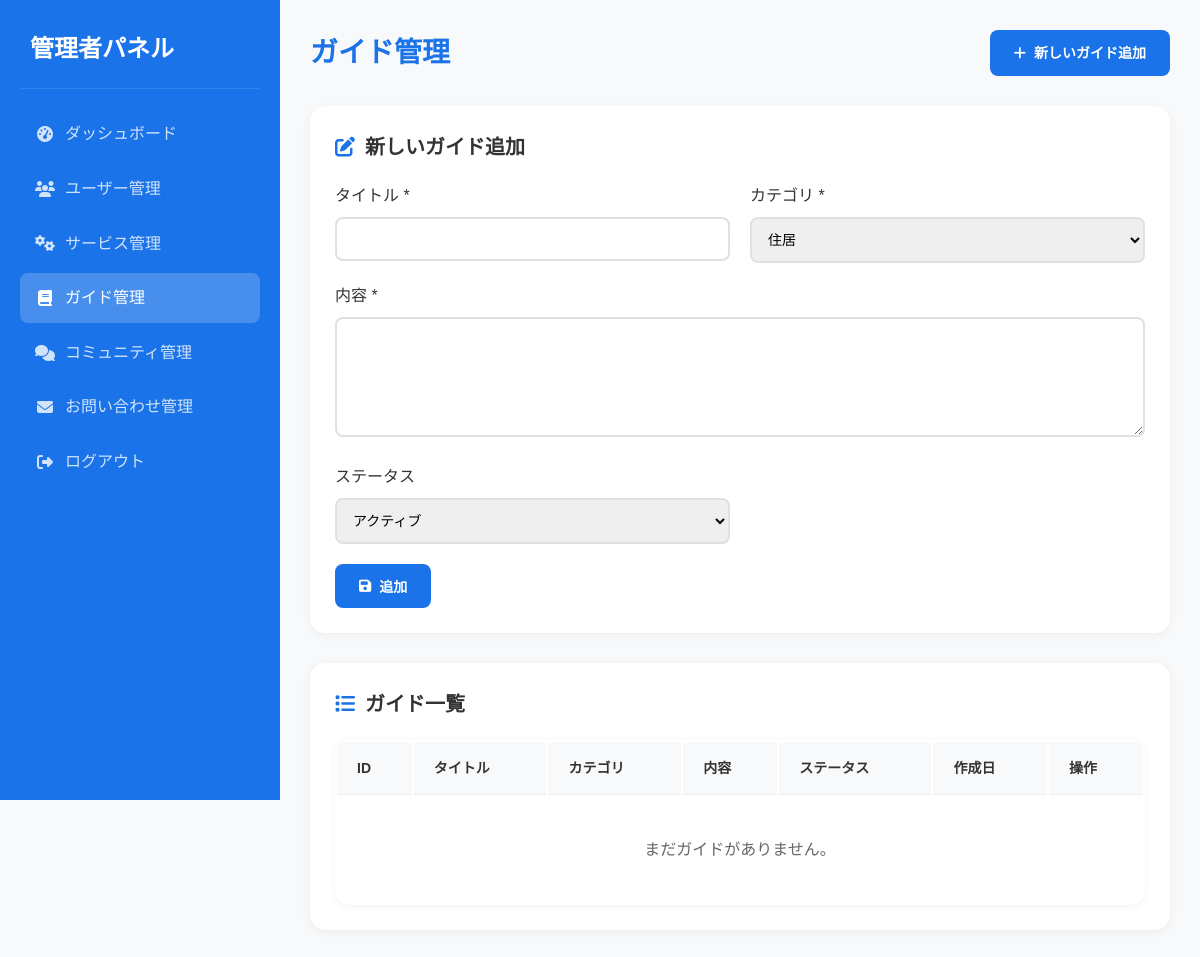
Page /admin/manage_guide.php (signed in) on the earlier database version.
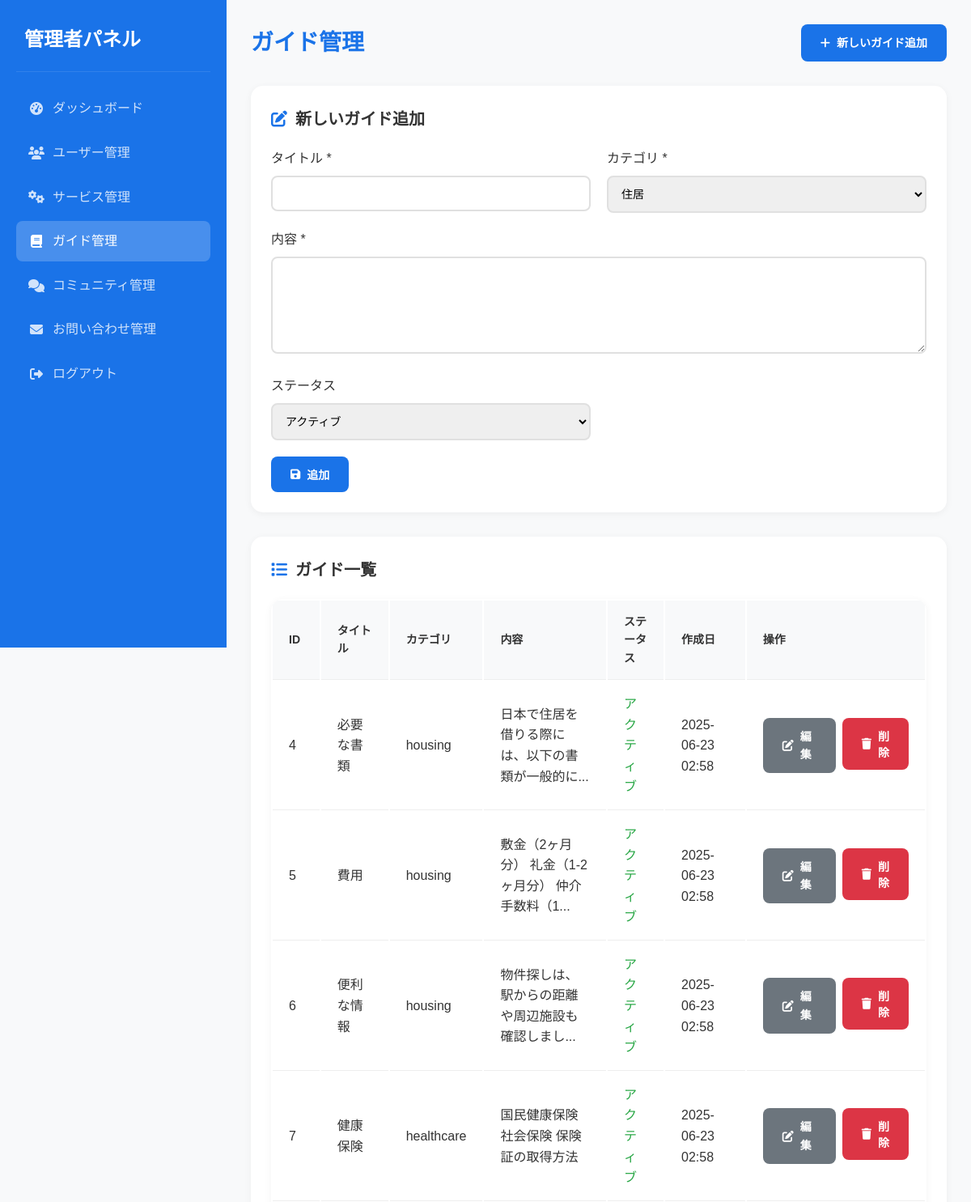
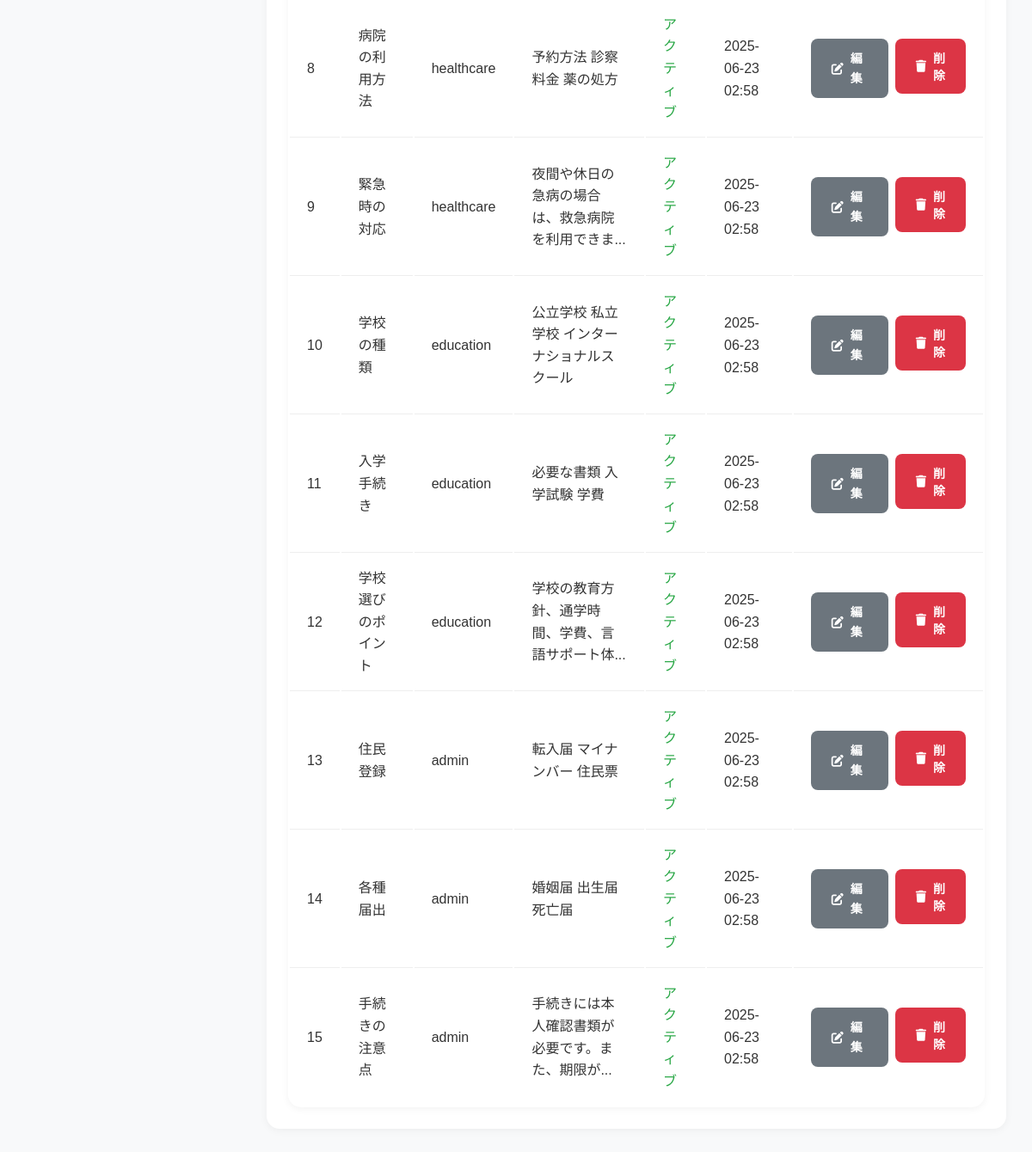
Same page on the later database version (2 pictures, top to bottom).
### tables this page shows
CREATE TABLE `guide` (
  `id` int(11) NOT NULL,
  `title` varchar(100) NOT NULL,
  `content` text DEFAULT NULL,
  `category` varchar(50) DEFAULT NULL,
  `status` enum('active','inactive') DEFAULT 'active',
  `created_at` timestamp NOT NULL DEFAULT current_timestamp(),
  `updated_at` timestamp NOT NULL DEFAULT current_timestamp() ON UPDATE current_timestamp()
);

### models/Guide.php (called while the page is built, shortened)
<?php
class Guide {
    private $conn;
    private $table_name = "guide";
    public function __construct($db) {
        $this->conn = $db;
    }
    public function readAll($onlyActive = false) {
        $query = "SELECT * FROM " . $this->table_name;
        $query .= " ORDER BY created_at DESC";
        $stmt = $this->conn->prepare($query);
        $stmt->execute();
        return $stmt;
    }
}
?>

### admin/manage_guide.php (the view, shortened to what the changed rows need)
<?php
require_once '../models/Guide.php';
$db = new Database();
$conn = $db->getConnection();
$guideModel = new Guide($conn);
global $guides;
try {
    $stmt = $guideModel->readAll();
    $guides = $stmt->fetchAll();
} catch(PDOException $e) {
    $error = 'データ取得エラーが発生しました: ' . $e->getMessage();
    $guides = [];
}
$editGuide = null;
?>
<!DOCTYPE html>
<html lang="ja">
<head>
    <link rel="stylesheet" href="../css/style.css">
    <link rel="stylesheet" href="https://cdnjs.cloudflare.com/ajax/libs/font-awesome/6.5.1/css/all.min.css">
</head>
<body>
    <div class="admin-container">
        <div class="sidebar">
            <div class="sidebar-header">
                <h2>管理者パネル</h2>
            </div>
        </div>
        <div class="main-content">
            <div class="content-header">
                <h1>ガイド管理</h1>
            </div>
            <div class="form-section" id="form-section">
                <h2><i class="fas fa-edit"></i><?php echo $editGuide ? 'ガイド編集' : '新しいガイド追加'; ?></h2>
            </div>
            <div class="form-section">
                <h2><i class="fas fa-list"></i>ガイド一覧</h2>
                <table class="guides-table">
                    <thead>
                        <tr>
                            <th>ID</th>
                            <th>タイトル</th>
                            <th>カテゴリ</th>
                            <th>内容</th>
                            <th>ステータス</th>
                            <th>作成日</th>
                            <th>操作</th>
                        </tr>
                    </thead>
                    <tbody>
                        <?php if (empty($guides)): ?>
                            <tr>
                                <td colspan="7" style="text-align: center; padding: 40px; color: #666;">まだガイドがありません。</td>
                            </tr>
                        <?php else: ?>
                            <?php foreach ($guides as $guide): ?>
                                <tr>
                                    <td><?php echo $guide['id']; ?></td>
                                    <td><?php echo htmlspecialchars($guide['title']); ?></td>
                                    <td><?php echo htmlspecialchars($guide['category']); ?></td>
                                    <td><?php echo htmlspecialchars(mb_strimwidth($guide['content'], 0, 50, '...')); ?></td>
                                    <td class="<?php echo $guide['status'] === 'active' ? 'status-active' : 'status-inactive'; ?>">
                                        <?php echo $guide['status'] === 'active' ? 'アクティブ' : '非アクティブ'; ?>
                                    </td>
                                    <td><?php echo date('Y-m-d H:i', strtotime($guide['created_at'])); ?></td>
                                    <td>
                                        <div class="action-buttons">
                                            <a href="?edit=<?php echo $guide['id']; ?>" class="btn btn-secondary"><i class="fas fa-edit"></i>編集</a>
                                            <form method="POST" action="" style="display: inline;" onsubmit="return confirm('本当に削除しますか？');">
                                                <button type="submit" class="btn btn-danger"><i class="fas fa-trash"></i>削除</button>
                                            </form>
                                        </div>
                                    </td>
                                </tr>
                            <?php endforeach; ?>
                        <?php endif; ?>
                    </tbody>
                </table>
            </div>
        </div>
    </div>
</body>
</html>

Differences in the rows shown:
added guide: id "4", title "必要な書類", category "housing", content "日本で住居を借りる際には、以下の書類が一般的に...", status "アクティブ", created_at "2025-06-23 02:58"
added guide: id "5", title "費用", category "housing", content "敷金（2ヶ月分） 礼金（1-2ヶ月分） 仲介手数料（1...", status "アクティブ", created_at "2025-06-23 02:58"
added guide: id "6", title "便利な情報", category "housing", content "物件探しは、駅からの距離や周辺施設も確認しまし...", status "アクティブ", created_at "2025-06-23 02:58"
added guide: id "7", title "健康保険", category "healthcare", content "国民健康保険 社会保険 保険証の取得方法", status "アクティブ", created_at "2025-06-23 02:58"
added guide: id "8", title "病院の利用方法", category "healthcare", content "予約方法 診察料金 薬の処方", status "アクティブ", created_at "2025-06-23 02:58"
added guide: id "9", title "緊急時の対応", category "healthcare", content "夜間や休日の急病の場合は、救急病院を利用できま...", status "アクティブ", created_at "2025-06-23 02:58"
added guide: id "10", title "学校の種類", category "education", content "公立学校 私立学校 インターナショナルスクール", status "アクティブ", created_at "2025-06-23 02:58"
added guide: id "11", title "入学手続き", category "education", content "必要な書類 入学試験 学費", status "アクティブ", created_at "2025-06-23 02:58"
added guide: id "12", title "学校選びのポイント", category "education", content "学校の教育方針、通学時間、学費、言語サポート体...", status "アクティブ", created_at "2025-06-23 02:58"
added guide: id "13", title "住民登録", category "admin", content "転入届 マイナンバー 住民票", status "アクティブ", created_at "2025-06-23 02:58"
added guide: id "14", title "各種届出", category "admin", content "婚姻届 出生届 死亡届", status "アクティブ", created_at "2025-06-23 02:58"
added guide: id "15", title "手続きの注意点", category "admin", content "手続きには本人確認書類が必要です。また、期限が...", status "アクティブ", created_at "2025-06-23 02:58"
Other differences:
text no longer shown: "まだガイドがありません。"
